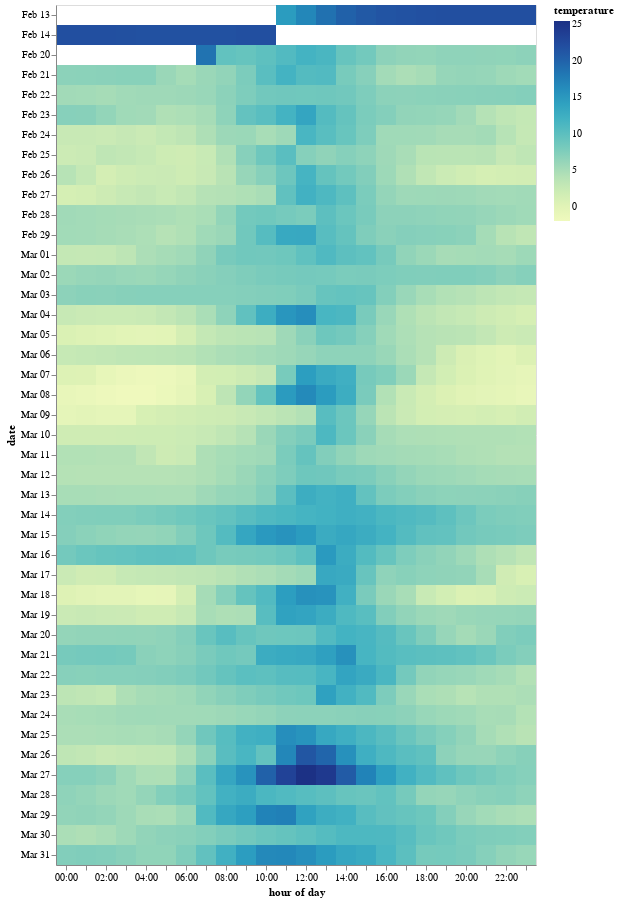

Write notebook code for a chart like this one.
### Code cell
# Plotting the average temperature each hour
alt.Chart((df_temperature_hourly).reset_index()).mark_rect().encode(
    alt.X('hoursminutes(time):O', title='hour of day'),
    alt.Y('monthdate(time):O', title='date'),
    alt.Color('temperature:Q', title='temperature')
)

### Figure 1 — Vega-Lite specification as saved in the notebook (floating-point values rounded to 4 significant figures; data arrays with more than 128 entries replaced by an {"elided": "..."} marker saying what was removed)
{"config": {"view": {"continuousWidth": 400, "continuousHeight": 300}}, "data": {"name": "data-f5a49770627cf166b2728c524ee5d73f"}, "mark": "rect", "encoding": {"color": {"field": "temperature", "title": "temperature", "type": "quantitative"}, "x": {"field": "time", "timeUnit": "hoursminutes", "title": "hour of day", "type": "ordinal"}, "y": {"field": "time", "timeUnit": "monthdate", "title": "date", "type": "ordinal"}}, "$schema": "https://vega.github.io/schema/vega-lite/v4.17.0.json", "datasets": {"data-f5a49770627cf166b2728c524ee5d73f": {"elided": "1141 records"}}}
